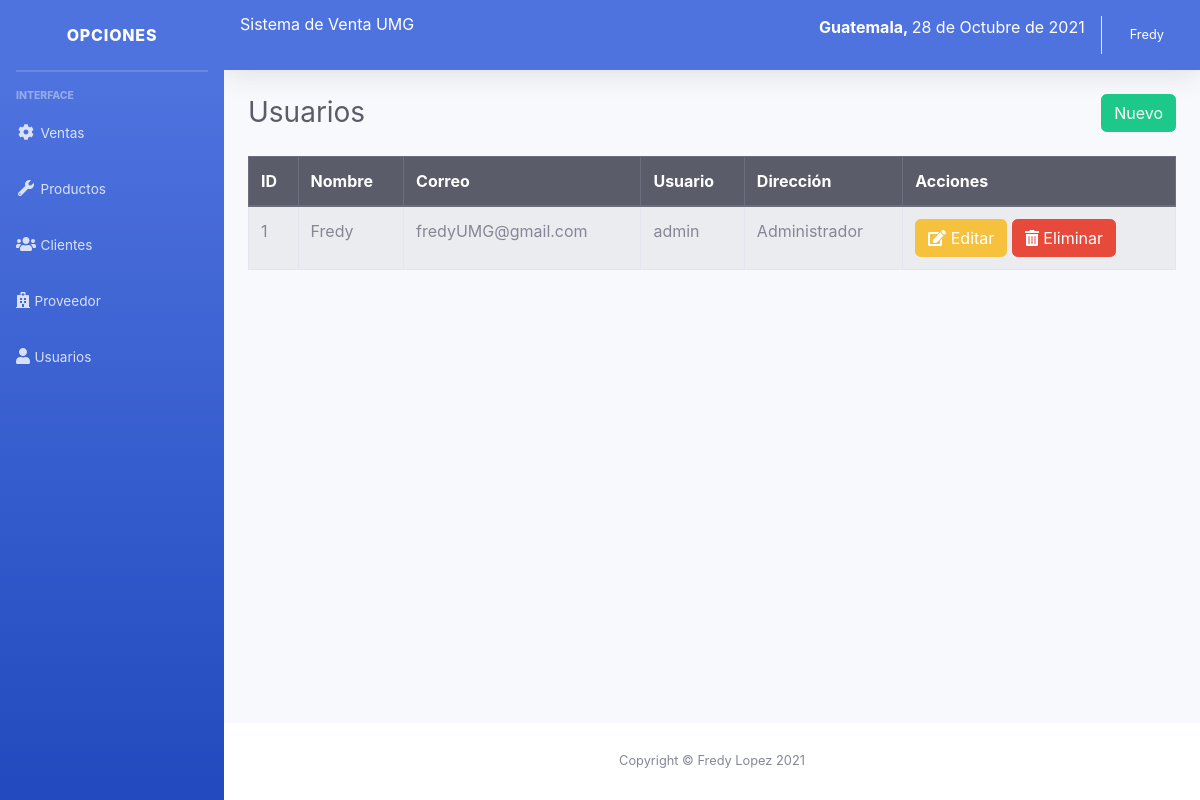
The page /sistema/lista_usuarios.php (signed in) on the database its author committed.
### tables this page shows
CREATE TABLE `usuario` (
  `idusuario` int(11) NOT NULL,
  `nombre` varchar(100) NOT NULL,
  `correo` varchar(100) NOT NULL,
  `usuario` varchar(20) NOT NULL,
  `clave` varchar(50) NOT NULL,
  `rol` int(11) NOT NULL
);

CREATE TABLE `rol` (
  `idrol` int(11) NOT NULL,
  `rol` varchar(50) NOT NULL
);

### sistema/lista_usuarios.php (the view)
<?php include_once "includes/header.php"; ?>
<div class="container-fluid">
	<div class="d-sm-flex align-items-center justify-content-between mb-4">
		<h1 class="h3 mb-0 text-gray-800">Usuarios</h1>
		<?php if ($_SESSION['rol'] == 1) { ?>
		<a href="registro_usuario.php" class="btn btn-success">Nuevo</a>
		<?php } ?>
	</div>
	<div class="row">
		<div class="col-lg-12">
			<div class="table-responsive">
				<table class="table table-striped table-bordered" id="table">
					<thead class="thead-dark">
						<tr>
							<th>ID</th>
							<th>Nombre</th>
							<th>Correo</th>
							<th>Usuario</th>
							<th>Dirección</th>
							<?php if ($_SESSION['rol'] == 1) { ?>
							<th>Acciones</th>
							<?php }?>
						</tr>
					</thead>
					<tbody>
						<?php
						include "../conexion.php";
						$query = mysqli_query($conexion, "SELECT u.idusuario, u.nombre, u.correo, u.usuario, r.rol FROM usuario u INNER JOIN rol r ON u.rol = r.idrol");
						$result = mysqli_num_rows($query);
						if ($result > 0) {
							while ($data = mysqli_fetch_assoc($query)) { ?>
								<tr>
									<td><?php echo $data['idusuario']; ?></td>
									<td><?php echo $data['nombre']; ?></td>
									<td><?php echo $data['correo']; ?></td>
									<td><?php echo $data['usuario']; ?></td>
									<td><?php echo $data['rol']; ?></td>
									<?php if ($_SESSION['rol'] == 1) { ?>
									<td>
										<a href="editar_usuario.php?id=<?php echo $data['idusuario']; ?>" class="btn btn-warning"><i class='fas fa-edit'></i> Editar</a>
										<form action="eliminar_usuario.php?id=<?php echo $data['idusuario']; ?>" method="post" class="confirmar d-inline">
											<button class="btn btn-danger" type="submit"><i class='fas fa-trash-alt'></i> Eliminar</button>
										</form>
									</td>
									<?php } ?>
								</tr>
						<?php }
						} ?>
					</tbody>
				</table>
			</div>
		</div>
	</div>
</div>
</div>
<?php include_once "includes/footer.php"; ?>

### rows shown on the page
usuario: idusuario "1", nombre "Fredy", correo "fredyUMG@gmail.com", usuario "admin", rol.rol "Administrador"

### other values the page prints
fechaPeru() "28 de Octubre de 2021"
$_SESSION['nombre'] "Fredy"
